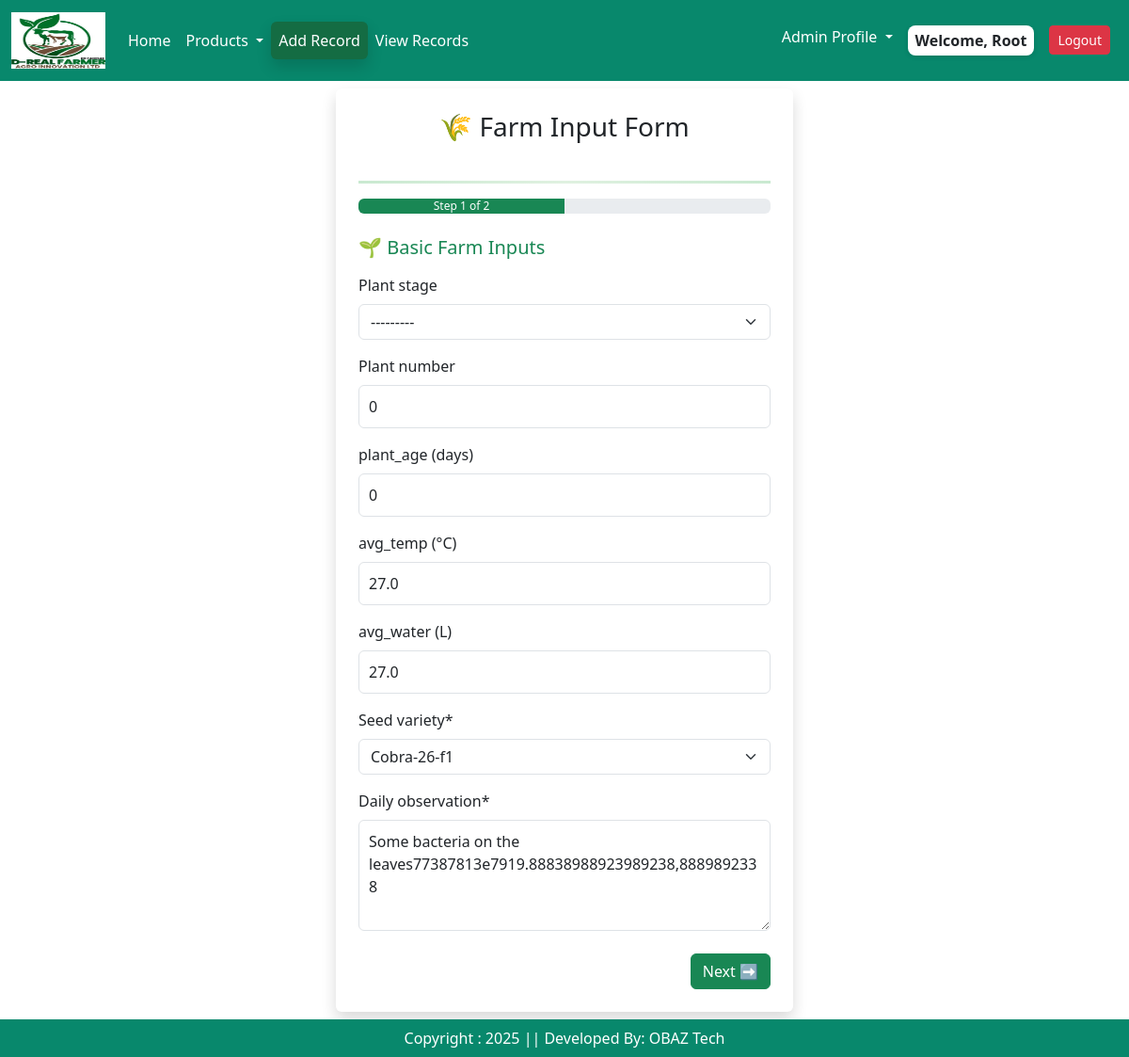
The app's page /farmrecords/edit/10 (signed in) with its own data.
### app/models.py (models this page shows, shortened)
class Farminputs(models.Model):
    user = models.ForeignKey(User, on_delete=models.CASCADE)
    plant_stage =  models.CharField(choices = stage_choices , max_length = 2, null=True, blank=True)
    plant_number = models.IntegerField(default= 0,null=True, blank=True)
    plant_age =  models.IntegerField(default= 0,null=True, blank=True)
    cocopeat_name= models.CharField(choices = cocopeat_choices , max_length = 2, null=True, blank=True)
    cocopeat_weight = models.FloatField(default= 0, null=True, blank=True)
    avg_temp = models.FloatField(default= 0, null=True, blank=True)
    avg_water = models.FloatField(default= 0, null=True, blank=True)
    seed_variety = models.CharField(choices = seed_choices, max_length = 2)
    daily_observation = models.TextField( default = '')
    created_at = models.DateTimeField(auto_now_add=True)
    class Meta:
        verbose_name = "Farminput"
        verbose_name_plural = "Farminput"  # Prevents Django from adding "s"

### app/views.py (the view)
# urls.py: path('farmrecords/edit/<int:pk>', views.farmrecords_edit, name = "farmrecordsedit"),
@login_required(login_url = 'user_login')
def farmrecords_edit(request, pk):
    item = Farminputs.objects.get(id=pk)
    try:
        item_two = Farminputtwo.objects.get(FI=item)
    except Farminputtwo.DoesNotExist:
        item_two = None  # if it doesn't exist yet
    if request.method == 'POST':
        form = FarminputForm(request.POST, instance=item)
        formtwo = FarminputtwoForm(request.POST, instance=item_two)
        if form.is_valid() and formtwo.is_valid():
            updated_item = form.save()
            updated_item_two = formtwo.save(commit=False)
            updated_item_two.FI = updated_item  # Link to Farminputs
            updated_item_two.save()
            messages.success(request, "✅ Record updated successfully.")
            return redirect('viewrecords')
    else:
        form = FarminputForm(instance=item)
        formtwo = FarminputtwoForm(instance=item_two)
    context = {
        'form': form,
        'formtwo': formtwo
    }
    return render(request, 'edit_farminginput.html', context)

### app/forms.py
class FarminputForm(forms.ModelForm):
    class Meta:
        model = Farminputs
        fields = ['plant_stage','plant_number','plant_age','cocopeat_name','cocopeat_weight',
                  'avg_temp','avg_water', 'seed_variety',
                  'daily_observation']
        widgets = {
            "daily_observation": forms.Textarea(attrs={"rows": 4}),  # 👈 make textarea taller
        }
        labels = {
            "plant_age":"plant_age (days)",
            "cocopeat_weight": "Cocopeat weight (kg)",  # 👈 adds (kg) to the field label
             "avg_temp": "avg_temp (°C)",
             "avg_water":"avg_water (L)",
        }
    def __init__(self, *args, **kwargs):
        super().__init__(*args, **kwargs)
        if not self.instance or not self.instance.pk:
            self.fields['plant_number'].initial = None
            self.fields['plant_age'].initial = None
            self.fields['cocopeat_weight'].initial = None
            self.fields['avg_temp'].initial = None
            self.fields['avg_water'].initial = None

class FarminputtwoForm(forms.ModelForm):
    class Meta:
        model = Farminputtwo
        fields = ['fungicide_name','avg_fungicide','insecticide_name','avg_insecticide',
                  'micronutrient_name', 'avg_micronutrient','fertilizer_name',
                  'avg_fertilizer']
        labels = {
              "avg_fungicide":"avg_fungicide (L)",
              "avg_insecticide":"avg_insecticide (L)",
              "avg_micronutrient":"avg_micronutrient (L)",
              "avg_fertilizer":"avg_fertilizer (kg)",
          }
    def __init__(self, *args, **kwargs):
        super().__init__(*args, **kwargs)
        if not self.instance or not self.instance.pk:
            self.fields['avg_fungicide'].initial = None
            self.fields['avg_insecticide'].initial = None
            self.fields['avg_micronutrient'].initial = None
            self.fields['avg_fertilizer'].initial = None

### app/templates/edit_farminginput.html (shortened to what this page needs)
{% extends 'base.html' %}
{% load static %}
{% load crispy_forms_tags %}
{% block main-content %}
<div class="container mt-2 mb-5">
  <div class="row justify-content-center">
    <div class="col-md-6 col-lg-5">
      <div class="card shadow border-0 p-4">
        <h3 class="text-center mb-4">🌾 Farm Input Form</h3>
        <hr class="gradient-double">
        <div class="progress mb-4">
          <div id="progress-bar" class="progress-bar bg-success" style="width: 50%;">
            Step 1 of 2
          </div>
        </div>
        <form method="POST" id="farmForm">
          <div class="form-step" id="step1">
            <h5 class="mb-3 text-success">🌱 Basic Farm Inputs</h5>
            {{ form|crispy }}
            <div class="d-flex justify-content-end mt-4">
              <button type="button" class="btn btn-success" id="nextBtn">Next ➡</button>
            </div>
          </div>
        </form>
      </div>
    </div>
  </div>
</div>
<br/><br/>
<br/><br/>
{% endblock main-content %}

### app/templates/base.html (shortened to what this page needs)
<!DOCTYPE html>
{% load static %}
<html lang="en">
<head>
    <link href = "https://cdn.jsdelivr.net/npm/bootstrap@5.3.3/dist/css/bootstrap.min.css" rel = "stylesheet"
    />
    <link href="https://cdn.jsdelivr.net/npm/bootstrap-icons/font/bootstrap-icons.css" rel="stylesheet"/>
    <link rel = "stylesheet" href = "{% static '/css/owl.carousel.min.css' %}" />
    <link rel = "stylesheet" href = "{% static '/css/all.min.css' %}" />
     <link rel = "stylesheet" href = "{% static '/css/style.css' %}" />
</head>
<body>
<div class = "row">
  <div class = "col-sm-12">
<nav class="navbar navbar-expand-lg" >
  <div class="container-fluid">
   <a class="navbar-brand" href="{% url 'home' %}"><img src = "{% static "/images/site_logo.png" %}" width = "100" height = "60"/></a>
{% if user.is_authenticated %}
    <div class="collapse navbar-collapse" id="navbarNavDropdown">
      <ul class="navbar-nav me-auto mb-2 mb-lg-0">
        <li class="nav-item">
          <a class="nav-link active" aria-current="page" href="#">Home</a>
        </li>
        <li class="nav-item dropdown">
          <a class="nav-link dropdown-toggle" href="#" role="button" data-bs-toggle="dropdown" aria-expanded="false">
            Products
          </a>
        </li>
           <li class="nav-item">
          <a class="nav-link active btn btn-success shadow" aria-current="page" href="{% url 'register' %}">Add Record</a>
        </li>
   <li class="nav-item">
          <a class="nav-link active" aria-current="page" href="{% url 'viewrecords' %}">View Records</a>
        </li>
      </ul>
      <ul class="navbar-nav ml-auto">
          {% if user.is_authenticated and user.is_staff and user.is_superuser %}
        <li class="nav-item dropdown">
          <a class="nav-link dropdown-toggle  text-dark" href="#" role="button" data-bs-toggle="dropdown" aria-expanded="false">
            Admin Profile
          </a>
        </li>
        {% endif %}
         <li class="nav-item p-2">
       {% if request.user.is_authenticated %} <span class = "welcome-user text-dark text-capitalize px-2 py-1">  welcome, {{request.user}} {% endif %}</span>
        </li>
        <li class="nav-item p-2">
           <a href="{% url 'user_logout' %}" class="btn btn-danger btn-sm">Logout</a>
        </li>
</ul>
   {% endif %}
    </div>
  </div>
</nav>
</div>
{% block main-content %}{% endblock main-content %}
<footer class = "container-fluid fixed-bottom text-white text-center p-2 mt-5">
Copyright : 2025 || Developed By: OBAZ Tech
</footer>
</body>
</html>

### app/static/css/style.css (style rules this page uses)
.navbar { background-color: rgb(8, 136, 108) !important; }
.nav-link { color: white !important; }
footer { background-color: rgb(8, 136, 108) !important; }
.form-control { padding: 10px !important; }
.gradient-double { border: none; height: 4px; background: linear-gradient(to bottom, #333 33%, transparent 33%, transparent 66%, #333 66%); }
.welcome-user { background-color: #fff; border-radius: 8px; font-weight: 600; box-shadow: 0 2px 5px rgba(0, 0, 0, 0.1); display: inline-block; }
.gradient-double { height: 3px; background: linear-gradient(to right, #28a745, #81c784, #28a745); border: none; margin: 1rem 0; }

### records on screen
Farminputs: plant_stage "---------", plant_number "0", plant_age "0", avg_temp "27.0", avg_water "27.0", seed_variety "Cobra-26-f1", daily_observation "Some bacteria on the leaves77387813e7919.88838988923989238,8889892338"

### other values on screen
{{ request.user }} "Root"
